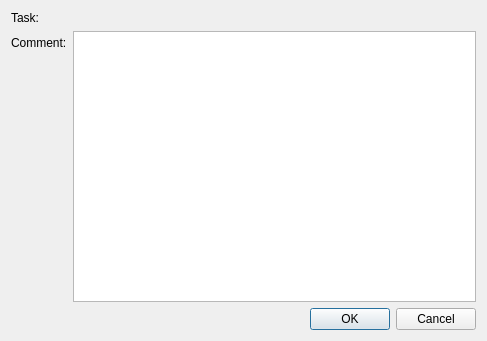
<?xml version="1.0" encoding="UTF-8"?>
<ui version="4.0">
 <class>EditCommentDialog</class>
 <widget class="QDialog" name="EditCommentDialog">
  <property name="geometry">
   <rect>
    <x>0</x>
    <y>0</y>
    <width>487</width>
    <height>341</height>
   </rect>
  </property>
  <property name="windowTitle">
   <string>Edit comment</string>
  </property>
  <layout class="QFormLayout" name="formLayout">
   <item row="0" column="0">
    <widget class="QLabel" name="label_2">
     <property name="text">
      <string>Task:</string>
     </property>
    </widget>
   </item>
   <item row="0" column="1">
    <widget class="QLabel" name="TaskNameLabel_">
     <property name="text">
      <string/>
     </property>
     <property name="wordWrap">
      <bool>true</bool>
     </property>
     <property name="textInteractionFlags">
      <set>Qt::LinksAccessibleByMouse|Qt::TextSelectableByKeyboard|Qt::TextSelectableByMouse</set>
     </property>
    </widget>
   </item>
   <item row="1" column="0">
    <widget class="QLabel" name="label">
     <property name="text">
      <string>Comment:</string>
     </property>
    </widget>
   </item>
   <item row="1" column="1">
    <widget class="QTextEdit" name="EditField_">
     <property name="sizePolicy">
      <sizepolicy hsizetype="Expanding" vsizetype="Expanding">
       <horstretch>0</horstretch>
       <verstretch>1</verstretch>
      </sizepolicy>
     </property>
    </widget>
   </item>
   <item row="2" column="0" colspan="2">
    <widget class="QDialogButtonBox" name="buttonBox">
     <property name="orientation">
      <enum>Qt::Horizontal</enum>
     </property>
     <property name="standardButtons">
      <set>QDialogButtonBox::Cancel|QDialogButtonBox::Ok</set>
     </property>
    </widget>
   </item>
  </layout>
 </widget>
 <resources/>
 <connections>
  <connection>
   <sender>buttonBox</sender>
   <signal>accepted()</signal>
   <receiver>EditCommentDialog</receiver>
   <slot>accept()</slot>
   <hints>
    <hint type="sourcelabel">
     <x>248</x>
     <y>254</y>
    </hint>
    <hint type="destinationlabel">
     <x>157</x>
     <y>274</y>
    </hint>
   </hints>
  </connection>
  <connection>
   <sender>buttonBox</sender>
   <signal>rejected()</signal>
   <receiver>EditCommentDialog</receiver>
   <slot>reject()</slot>
   <hints>
    <hint type="sourcelabel">
     <x>316</x>
     <y>260</y>
    </hint>
    <hint type="destinationlabel">
     <x>286</x>
     <y>274</y>
    </hint>
   </hints>
  </connection>
 </connections>
</ui>
